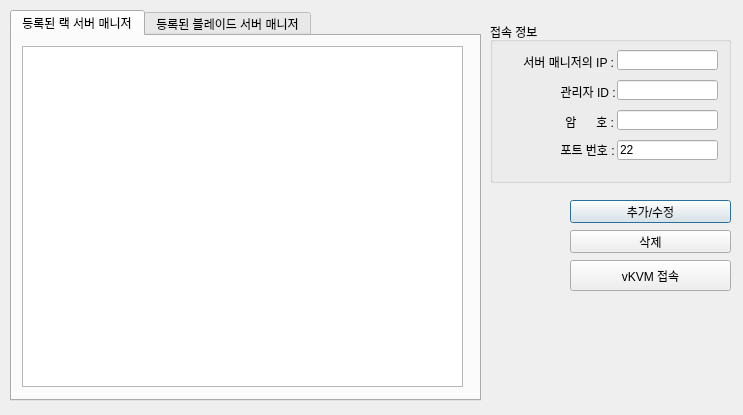
<?xml version="1.0" encoding="UTF-8"?>
<ui version="4.0">
 <class>Dialog</class>
 <widget class="QDialog" name="Dialog">
  <property name="geometry">
   <rect>
    <x>0</x>
    <y>0</y>
    <width>743</width>
    <height>415</height>
   </rect>
  </property>
  <property name="windowTitle">
   <string>Cisco UCS vKVM 접속 도우미 (Powered by HoonJo, JSKim)</string>
  </property>
  <widget class="QGroupBox" name="connInfoBox">
   <property name="geometry">
    <rect>
     <x>490</x>
     <y>22</y>
     <width>241</width>
     <height>161</height>
    </rect>
   </property>
   <property name="title">
    <string>접속 정보</string>
   </property>
   <widget class="QLabel" name="ipLabel">
    <property name="geometry">
     <rect>
      <x>13</x>
      <y>30</y>
      <width>111</width>
      <height>20</height>
     </rect>
    </property>
    <property name="text">
     <string>서버 매니저의 IP :</string>
    </property>
    <property name="alignment">
     <set>Qt::AlignRight|Qt::AlignTrailing|Qt::AlignVCenter</set>
    </property>
   </widget>
   <widget class="QLineEdit" name="userEdit">
    <property name="geometry">
     <rect>
      <x>127</x>
      <y>58</y>
      <width>101</width>
      <height>20</height>
     </rect>
    </property>
    <property name="readOnly">
     <bool>false</bool>
    </property>
   </widget>
   <widget class="QLineEdit" name="passwordEdit">
    <property name="geometry">
     <rect>
      <x>127</x>
      <y>88</y>
      <width>101</width>
      <height>20</height>
     </rect>
    </property>
    <property name="echoMode">
     <enum>QLineEdit::Password</enum>
    </property>
    <property name="readOnly">
     <bool>false</bool>
    </property>
   </widget>
   <widget class="QLabel" name="idLabel">
    <property name="geometry">
     <rect>
      <x>28</x>
      <y>60</y>
      <width>101</width>
      <height>20</height>
     </rect>
    </property>
    <property name="text">
     <string>관리자 ID : </string>
    </property>
    <property name="alignment">
     <set>Qt::AlignRight|Qt::AlignTrailing|Qt::AlignVCenter</set>
    </property>
   </widget>
   <widget class="QLabel" name="pwLabel">
    <property name="geometry">
     <rect>
      <x>34</x>
      <y>90</y>
      <width>90</width>
      <height>20</height>
     </rect>
    </property>
    <property name="text">
     <string>암      호 :</string>
    </property>
    <property name="alignment">
     <set>Qt::AlignRight|Qt::AlignTrailing|Qt::AlignVCenter</set>
    </property>
   </widget>
   <widget class="QLineEdit" name="serverEdit">
    <property name="geometry">
     <rect>
      <x>127</x>
      <y>28</y>
      <width>101</width>
      <height>20</height>
     </rect>
    </property>
    <property name="readOnly">
     <bool>false</bool>
    </property>
   </widget>
   <widget class="QLineEdit" name="portEdit">
    <property name="geometry">
     <rect>
      <x>127</x>
      <y>118</y>
      <width>101</width>
      <height>20</height>
     </rect>
    </property>
    <property name="text">
     <string>22</string>
    </property>
    <property name="readOnly">
     <bool>false</bool>
    </property>
   </widget>
   <widget class="QLabel" name="portLabel">
    <property name="geometry">
     <rect>
      <x>7</x>
      <y>120</y>
      <width>121</width>
      <height>16</height>
     </rect>
    </property>
    <property name="text">
     <string>포트 번호 : </string>
    </property>
    <property name="alignment">
     <set>Qt::AlignRight|Qt::AlignTrailing|Qt::AlignVCenter</set>
    </property>
   </widget>
  </widget>
  <widget class="QTabWidget" name="tabWidget">
   <property name="geometry">
    <rect>
     <x>10</x>
     <y>10</y>
     <width>471</width>
     <height>391</height>
    </rect>
   </property>
   <property name="whatsThis">
    <string>&lt;html&gt;&lt;head/&gt;&lt;body&gt;&lt;p&gt;&lt;br/&gt;&lt;/p&gt;&lt;/body&gt;&lt;/html&gt;</string>
   </property>
   <property name="currentIndex">
    <number>0</number>
   </property>
   <widget class="QWidget" name="tab">
    <attribute name="title">
     <string>등록된 랙 서버 매니저</string>
    </attribute>
    <widget class="QListWidget" name="listWidget">
     <property name="geometry">
      <rect>
       <x>10</x>
       <y>10</y>
       <width>441</width>
       <height>341</height>
      </rect>
     </property>
    </widget>
   </widget>
   <widget class="QWidget" name="tab_2">
    <attribute name="title">
     <string>등록된 블레이드 서버 매니저</string>
    </attribute>
    <widget class="QTreeWidget" name="treeWidget">
     <property name="geometry">
      <rect>
       <x>10</x>
       <y>10</y>
       <width>441</width>
       <height>201</height>
      </rect>
     </property>
     <attribute name="headerVisible">
      <bool>false</bool>
     </attribute>
     <column>
      <property name="text">
       <string notr="true">1</string>
      </property>
     </column>
    </widget>
    <widget class="QGroupBox" name="bladeBox">
     <property name="geometry">
      <rect>
       <x>10</x>
       <y>220</y>
       <width>241</width>
       <height>141</height>
      </rect>
     </property>
     <property name="title">
      <string>선택한 블레이드 서버 정보</string>
     </property>
     <widget class="QLabel" name="label_9">
      <property name="geometry">
       <rect>
        <x>9</x>
        <y>81</y>
        <width>91</width>
        <height>16</height>
       </rect>
      </property>
      <property name="text">
       <string>Overall Status : </string>
      </property>
     </widget>
     <widget class="QLabel" name="label_8">
      <property name="geometry">
       <rect>
        <x>27</x>
        <y>50</y>
        <width>81</width>
        <height>16</height>
       </rect>
      </property>
      <property name="text">
       <string>Availability :</string>
      </property>
     </widget>
     <widget class="QLabel" name="label_7">
      <property name="geometry">
       <rect>
        <x>22</x>
        <y>20</y>
        <width>81</width>
        <height>16</height>
       </rect>
      </property>
      <property name="text">
       <string>Slot Status  : </string>
      </property>
     </widget>
     <widget class="QLabel" name="label_10">
      <property name="geometry">
       <rect>
        <x>30</x>
        <y>110</y>
        <width>71</width>
        <height>16</height>
       </rect>
      </property>
      <property name="text">
       <string>Discovery : </string>
      </property>
     </widget>
     <widget class="QLineEdit" name="slotEdit">
      <property name="geometry">
       <rect>
        <x>100</x>
        <y>20</y>
        <width>131</width>
        <height>20</height>
       </rect>
      </property>
      <property name="readOnly">
       <bool>true</bool>
      </property>
     </widget>
     <widget class="QLineEdit" name="availEdit">
      <property name="geometry">
       <rect>
        <x>100</x>
        <y>50</y>
        <width>131</width>
        <height>20</height>
       </rect>
      </property>
      <property name="readOnly">
       <bool>true</bool>
      </property>
     </widget>
     <widget class="QLineEdit" name="overallEdit">
      <property name="geometry">
       <rect>
        <x>100</x>
        <y>80</y>
        <width>131</width>
        <height>20</height>
       </rect>
      </property>
      <property name="readOnly">
       <bool>true</bool>
      </property>
     </widget>
     <widget class="QLineEdit" name="discoveryEdit">
      <property name="geometry">
       <rect>
        <x>100</x>
        <y>110</y>
        <width>131</width>
        <height>20</height>
       </rect>
      </property>
      <property name="readOnly">
       <bool>true</bool>
      </property>
     </widget>
    </widget>
    <widget class="QGroupBox" name="statusBox">
     <property name="geometry">
      <rect>
       <x>260</x>
       <y>220</y>
       <width>191</width>
       <height>141</height>
      </rect>
     </property>
     <property name="title">
      <string>상태</string>
     </property>
     <widget class="QListWidget" name="statusList">
      <property name="enabled">
       <bool>true</bool>
      </property>
      <property name="geometry">
       <rect>
        <x>10</x>
        <y>20</y>
        <width>171</width>
        <height>111</height>
       </rect>
      </property>
      <property name="autoScroll">
       <bool>false</bool>
      </property>
      <property name="selectionMode">
       <enum>QAbstractItemView::NoSelection</enum>
      </property>
      <item>
       <property name="text">
        <string>접속 가능</string>
       </property>
       <property name="icon">
        <iconset>
         <normaloff>green.png</normaloff>green.png</iconset>
       </property>
      </item>
      <item>
       <property name="text">
        <string>장착만 된 상태</string>
       </property>
       <property name="icon">
        <iconset>
         <normaloff>orange.png</normaloff>orange.png</iconset>
       </property>
      </item>
      <item>
       <property name="text">
        <string>그 외의 상태</string>
       </property>
       <property name="icon">
        <iconset>
         <normaloff>red.png</normaloff>red.png</iconset>
       </property>
      </item>
      <item>
       <property name="text">
        <string>상태 정보 조회 불가</string>
       </property>
       <property name="icon">
        <iconset>
         <normaloff>grey.png</normaloff>grey.png</iconset>
       </property>
      </item>
     </widget>
    </widget>
   </widget>
  </widget>
  <widget class="QPushButton" name="addButton">
   <property name="geometry">
    <rect>
     <x>570</x>
     <y>200</y>
     <width>161</width>
     <height>23</height>
    </rect>
   </property>
   <property name="text">
    <string>추가/수정</string>
   </property>
  </widget>
  <widget class="QPushButton" name="removeButton">
   <property name="geometry">
    <rect>
     <x>570</x>
     <y>230</y>
     <width>161</width>
     <height>23</height>
    </rect>
   </property>
   <property name="text">
    <string>삭제</string>
   </property>
  </widget>
  <widget class="QPushButton" name="connButton">
   <property name="geometry">
    <rect>
     <x>570</x>
     <y>260</y>
     <width>161</width>
     <height>31</height>
    </rect>
   </property>
   <property name="text">
    <string>vKVM 접속</string>
   </property>
  </widget>
 </widget>
 <tabstops>
  <tabstop>tabWidget</tabstop>
  <tabstop>serverEdit</tabstop>
  <tabstop>userEdit</tabstop>
  <tabstop>passwordEdit</tabstop>
  <tabstop>portEdit</tabstop>
  <tabstop>addButton</tabstop>
  <tabstop>removeButton</tabstop>
  <tabstop>connButton</tabstop>
  <tabstop>treeWidget</tabstop>
  <tabstop>listWidget</tabstop>
  <tabstop>slotEdit</tabstop>
  <tabstop>availEdit</tabstop>
  <tabstop>overallEdit</tabstop>
  <tabstop>discoveryEdit</tabstop>
  <tabstop>statusList</tabstop>
 </tabstops>
 <resources/>
 <connections/>
</ui>
